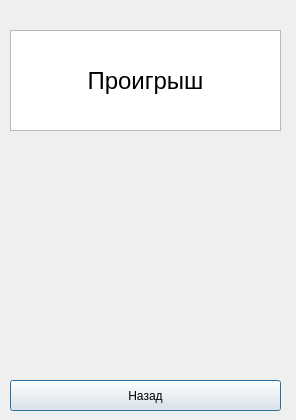
<?xml version="1.0" encoding="UTF-8"?>
<ui version="4.0">
 <class>Dialog</class>
 <widget class="QDialog" name="Dialog">
  <property name="geometry">
   <rect>
    <x>0</x>
    <y>0</y>
    <width>296</width>
    <height>420</height>
   </rect>
  </property>
  <property name="windowTitle">
   <string>фыв</string>
  </property>
  <property name="autoFillBackground">
   <bool>false</bool>
  </property>
  <widget class="QPushButton" name="backBtn">
   <property name="geometry">
    <rect>
     <x>10</x>
     <y>380</y>
     <width>271</width>
     <height>31</height>
    </rect>
   </property>
   <property name="text">
    <string>Назад</string>
   </property>
  </widget>
  <widget class="QListWidget" name="listWidget">
   <property name="geometry">
    <rect>
     <x>10</x>
     <y>30</y>
     <width>271</width>
     <height>101</height>
    </rect>
   </property>
  </widget>
  <widget class="QLabel" name="label">
   <property name="geometry">
    <rect>
     <x>10</x>
     <y>30</y>
     <width>271</width>
     <height>101</height>
    </rect>
   </property>
   <property name="font">
    <font>
     <pointsize>18</pointsize>
    </font>
   </property>
   <property name="text">
    <string>Проигрыш</string>
   </property>
   <property name="alignment">
    <set>Qt::AlignCenter</set>
   </property>
  </widget>
  <widget class="QWidget" name="widget" native="true">
   <property name="geometry">
    <rect>
     <x>10</x>
     <y>150</y>
     <width>271</width>
     <height>191</height>
    </rect>
   </property>
   <widget class="QLabel" name="label_2">
    <property name="geometry">
     <rect>
      <x>0</x>
      <y>0</y>
      <width>271</width>
      <height>191</height>
     </rect>
    </property>
    <property name="text">
     <string/>
    </property>
    <property name="pixmap">
     <pixmap>lose.jpg</pixmap>
    </property>
    <property name="scaledContents">
     <bool>true</bool>
    </property>
   </widget>
  </widget>
 </widget>
 <resources/>
 <connections/>
</ui>
